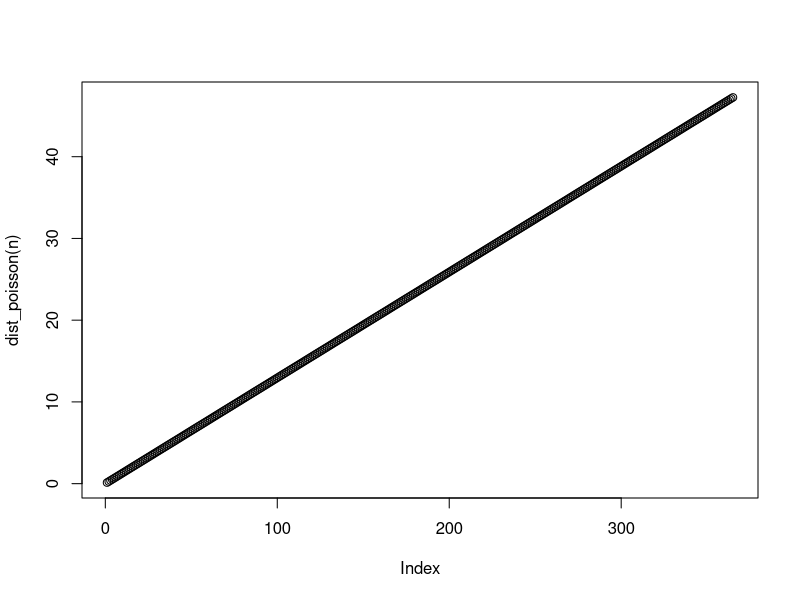

This chart was generated by the following R code:
x <- 6
e <- 2.712
ftX <- factorial(x)
rata <- 4.5

dist_poisson <- function(hari){
  return (e ^ (-rata) * rata ^ x / ftX * hari)
}

rataan <- function(p) {
  return (1/p)
}

varian <- function(p) {
  return ((1-p)/p*p)
}

dist_poisson(1) #3a

n <- 1:365

plot(dist_poisson(n)) #3b

paste("3d: rata-rata = ", rata, ", varian = ", rata) #3d